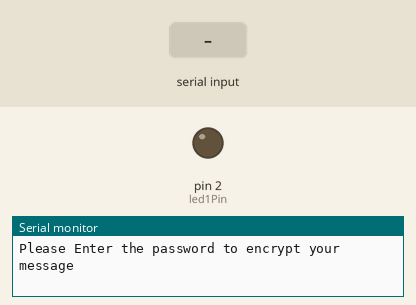
This sketch was run on a simulated Arduino Uno, built with avr-gcc and run on an emulated ATmega328P. Parts: output pins drawn as LEDs (lit = HIGH), the last lines printed to the serial monitor. The test bench sets the inputs (shaded band).

Above: at 1.2 s.
1.3 s: "90,45\n" received over Serial
At 4.7 s:
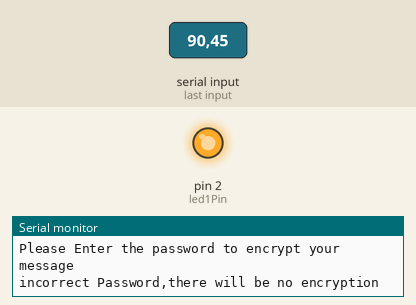
Timing chart, 0 to 10.3 s (numbered marks = the images above; inputs shaded):
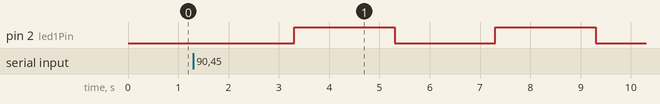

The sketch:

ligthbinary.ino
```cpp
int sensePin = 1;
int led1Pin = 2;
//int led2Pin = 3;
//int led3Pin = 4;
//int led4Pin = 5;


int password = 0;
void setup() {
  Serial.begin(9600);
  pinMode(led1Pin, OUTPUT);
  //pinMode(led2Pin, OUTPUT);
  //pinMode(led3Pin, OUTPUT);
  //pinMode(led4Pin, OUTPUT);
}

void loop() {
  //int val = analogRead(sensePin);
  //val = map(val, 0, 1023, 0, 15);
  int val = 12;
  int quot = val, rem = 0;
  boolean mes[] = {false, false, false, false};
  boolean temp[] = {false, false, false, false};
  for (int i = 0; i < 4; i++)
  {
    if ( quot )
    {
      rem = quot % 2;
      quot = quot / 2;
      if (rem)
      {
        mes[i] = true;
        temp[i] = true;
      }
    }

  }

  if (!password)
  {
    Serial.println ("Please Enter the password to encrypt your message");
    while (Serial.available() == 0);
    password = Serial.read() - '0';
    if (password < 4) Serial.println ("correct Password,your message will be encrypted");
    else Serial.println ("incorrect Password,there will be no encryption");
  }

  if (password < 4)
  {
    for (int i = 0; i < 4; i++)
    {
      mes[((i+password) % 4)] = temp[i];
    }
  }
  for (int i = 0; i < 4; i++)
  {
    digitalWrite(led1Pin, mes[i]);
    delay(1000);
  }
  /*digitalWrite(led1Pin, mes[0]);
    digitalWrite(led2Pin, mes[1]);
    digitalWrite(led3Pin, mes[2]);
    digitalWrite(led4Pin, mes[3]);
    digitalWrite(led5Pin, mes[4]);
    digitalWrite(led6Pin, mes[5]);
    digitalWrite(led7Pin, mes[6]);
    digitalWrite(led8Pin, mes[7]);*/

}
```

Measured:
- after the input at 1.3 s, pin 2 (led1Pin): alternates HIGH for 2.0 s and LOW for 2.0 s, starting after 2.0 s
